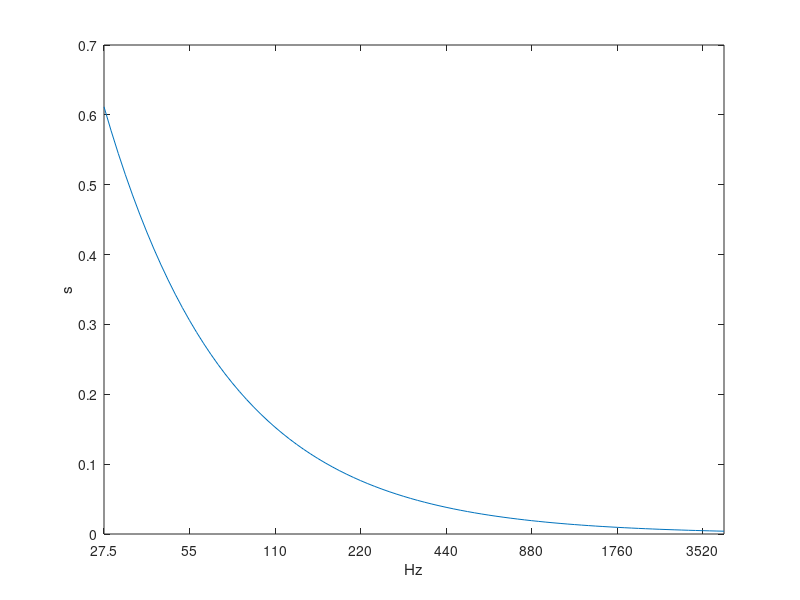

This figure's MATLAB source:

clear all;

fs = 48000;


K = 88;

M = 15;

b0 = 27.5;


for p = 1:K
    
    for q = 1:M
        
        F(p,q) = b0 * 2^((p-1)/12) * q;
        
    end
    
end


for k = 1:K
    
    Q = 1/(2^(1/12) - 1);

    Nk(k) = round(Q * fs / F(k,1));

end


figure(1);
plot(Nk/fs);
xlim([ 1 88 ] );
xticks(1:12:88);
xticklabels(F(1:12:88,1));
xlabel('Hz');
ylabel('s');



